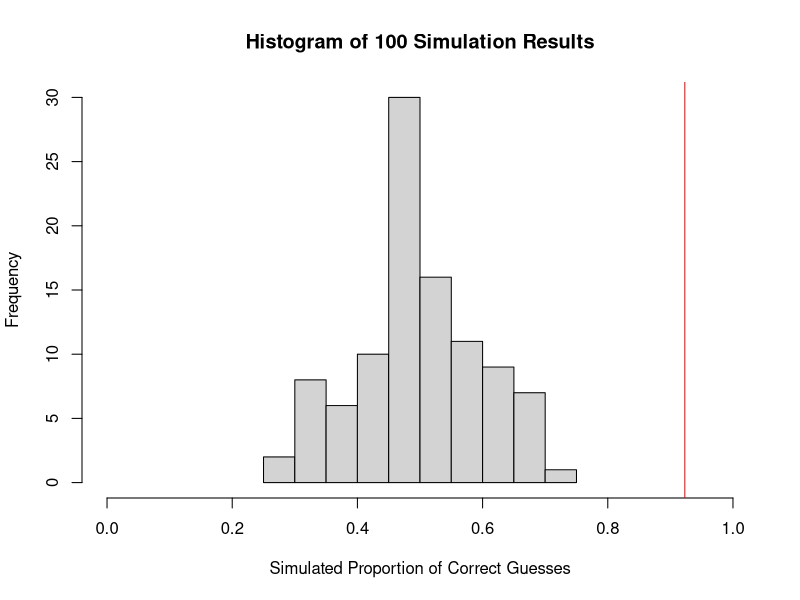

R code for this plot: (Note: this script raises an error after producing the figure.)
## ---- chunk 1
knitr::opts_chunk$set(echo = TRUE)
## ---- chunk 2
x <- c("hi", "this is", "a character vector.")
x
## ---- chunk 3
y <- c(3, 5.6, 1, -7.2)
y
## ---- chunk 4
z <- c("Let's see", "what happens if", "we mix numbers and characters", 1, 5, 6)
z
## ---- chunk 5
b <- rep("blue", 4)
b
## ---- chunk 6
bagOfChips <- c(rep("blue", 50), rep("yellow", 50))
head(bagOfChips)
table(bagOfChips)
## ---- chunk 7
set.seed(8362)
# 8362 is completely arbitrary. If you and your friend both set the same seed,
# you'll get the same sequence of "random" numbers. Nothing will print to the
# console in this chunk.
## ---- chunk 8
# Let's generate 3 random numbers:
rnorm(3)
## ---- chunk 9
# Be sure to run all chunks above before running this chunk to reset the
# pseudorandom number sequence - this will make sure you get the same answers
# every time!

repetition1 <- sample(bagOfChips, size = 26, replace = TRUE)
## ---- chunk 10
table(repetition1)
## ---- chunk 11
# add up the number of times an entry in repetition1 is exactly equal to "blue"
numBlues <- sum(repetition1 == "blue")
numBlues
## ---- chunk 12
numBlues / 26
## ---- chunk 13
simulationResults <- replicate(100, {
  draw <- sample(bagOfChips, size = 26, replace = TRUE)
  sum(draw == "blue") / 26
})
## ---- chunk 14
hist(simulationResults, 
     main = "Histogram of 100 Simulation Results",
     xlab = "Simulated Proportion of Correct Guesses",
     xlim = c(0, 1)) # The xlim argument sets the limits of the x-axis. It gets a vector!

# Draw a (v)ertical line at 24/26 on top of the histogram
abline(v = 24/26, col = "red")
## ---- chunk 15
sum(simulationResults >= 24 / 26) / 100
## ---- chunk 16
bagOfChips <- c(rep("blue", X), rep("yellow", Y))
## ---- chunk 17
simulationResults2 <- replicate(100, {
  draw <- sample(bagOfChips, size = Z, replace = TRUE)
  sum(draw == "blue") / Z
})
## ---- chunk 18
hist(simulationResults2,  
     main = "Histogram of 100 Simulation Results",
     xlab = "Simulated Proportion of On-Time Flight Departures",
     xlim = c(0, 1)) # The xlim argument sets the limits of the x-axis. It gets a vector!

abline(v = 40 / 44, col = "red")
## ---- chunk 19
sum(simulationResults2 >= 40 / 44) / 100
